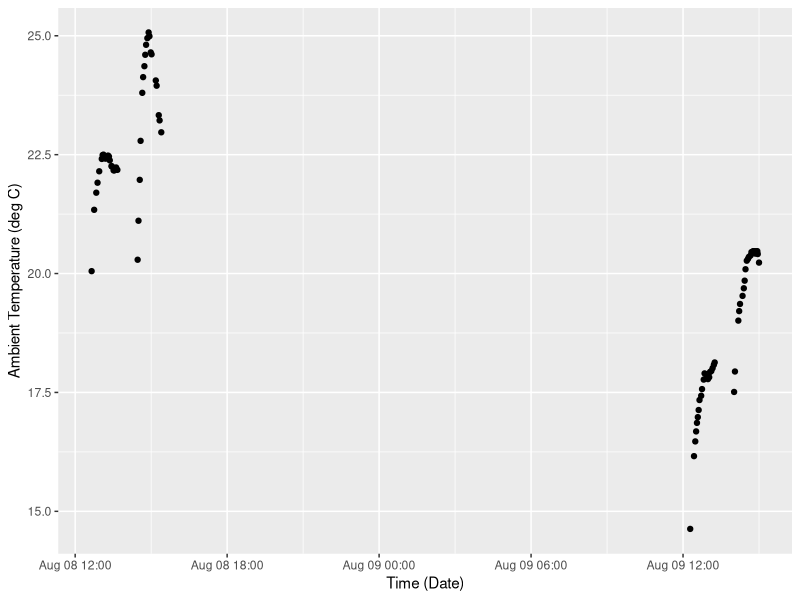
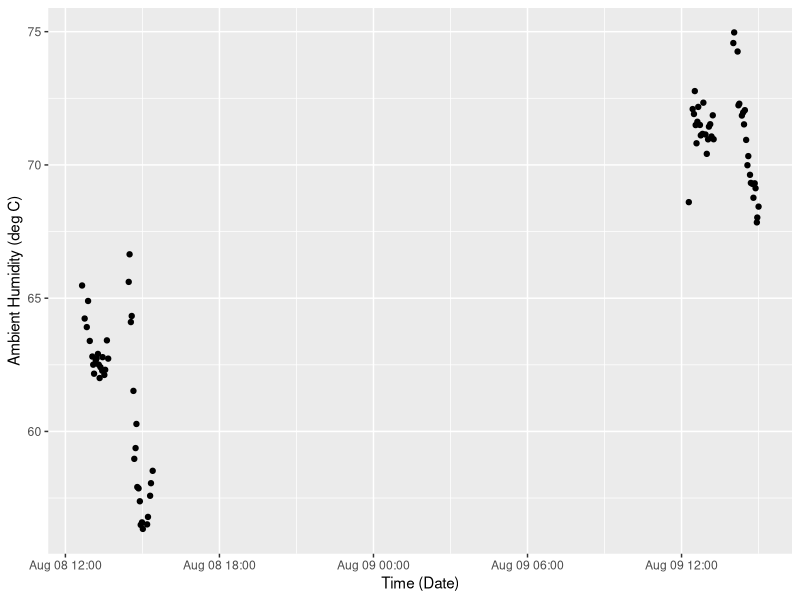
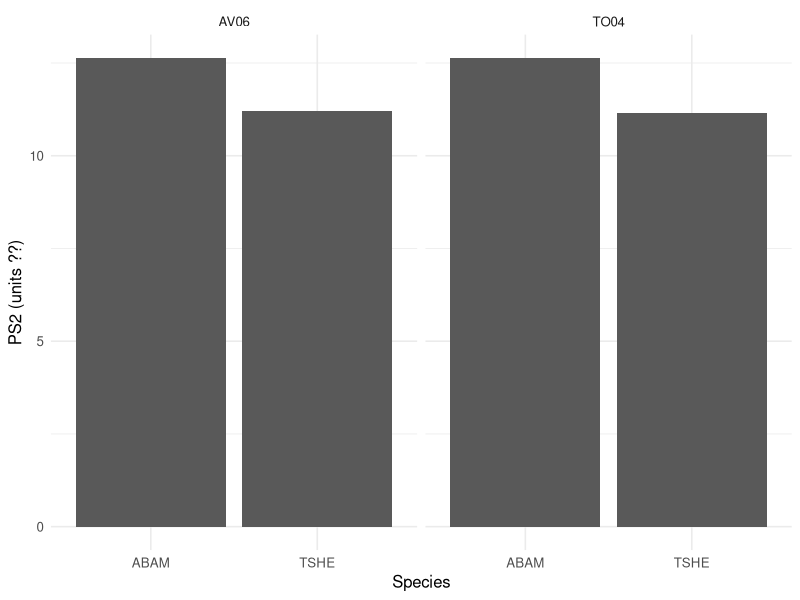
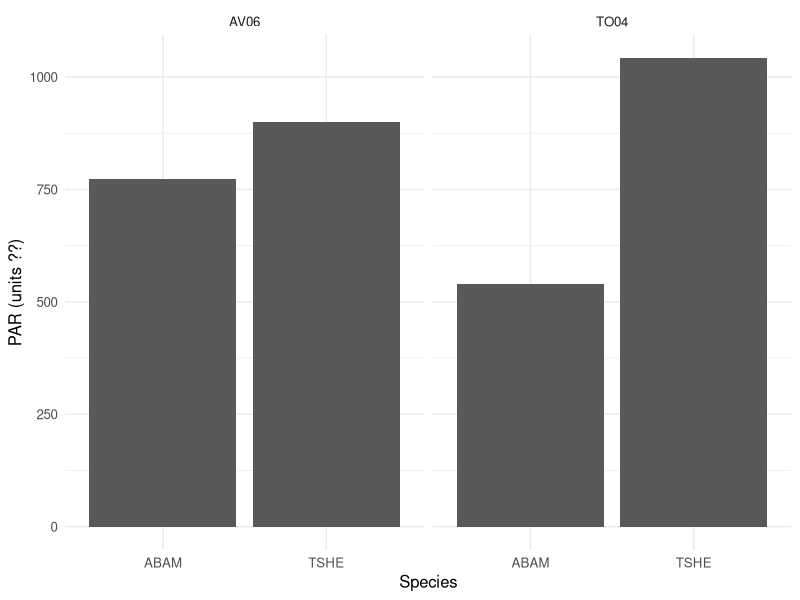
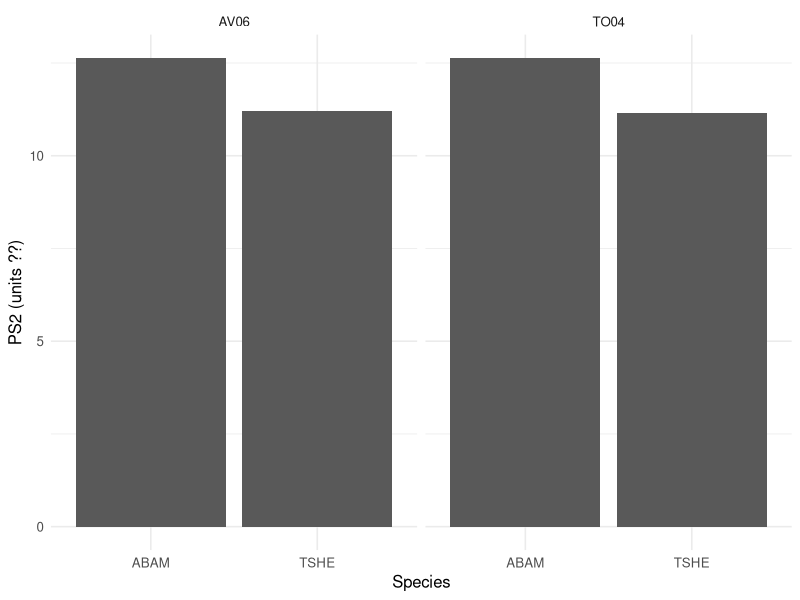
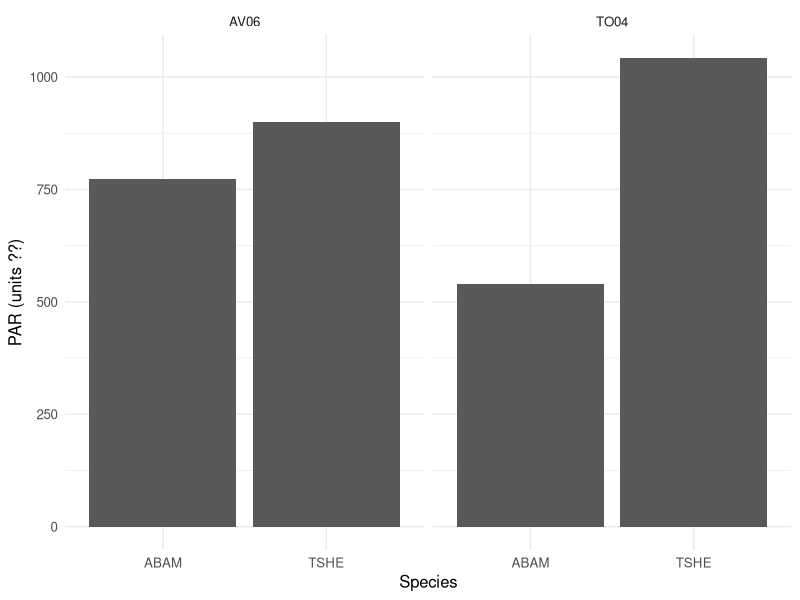

Reproduce these figures in R, in order.
## ---- chunk 1
knitr::opts_chunk$set(echo = TRUE)
## ---- chunk 2
library(tidyverse)
library(lubridate)
## ---- chunk 3
microclimate_photosynq <- read_csv('./data/microclimate_photosynq_data.csv')
summary(microclimate_photosynq)
## ---- chunk 4
head(microclimate_photosynq)
microclimate_photosynq$localdate <- mdy(microclimate_photosynq$Date)
microclimate_photosynq$localdatetime  <- ymd_hms(paste(microclimate_photosynq$localdate,microclimate_photosynq$Time,sep = ' '))

## ---- chunk 5
microclimate_photosynq %>% ggplot(aes(x=localdatetime,y=`Ambient Temperature`)) + geom_point() +
  labs(x="Time (Date)", y="Ambient Temperature (deg C)")

## ---- chunk 6
microclimate_photosynq %>% ggplot(aes(x=localdatetime,y=`Ambient Humidity`)) + geom_point() +
  labs(x="Time (Date)", y="Ambient Humidity (deg C)")

## ---- chunk 7
microclimate_photosynq %>% ggplot() + geom_bar(aes(x=Species,y=Phi2),stat = "identity") + facet_grid(.~Stand) +
  labs(x="Species",y="PS2 (units ??)") + theme_minimal(base_size = 12)
ggsave(filename = "figs/Species-comparisions.png",dpi = 300, width = 4, height = 4, units = "in")
## ---- chunk 8
microclimate_photosynq %>% ggplot() + geom_bar(aes(x=Species,y=`Light Intensity (PAR)`),stat = "identity") + facet_grid(.~Stand) +
  labs(x="Species",y="PAR (units ??)") + theme_minimal(base_size = 12)
ggsave(filename = "figs/Species-comparisions-lightPAR.png",dpi = 300, width = 4, height = 4, units = "in")
## ---- chunk 9
t.test(microclimate_photosynq[microclimate_photosynq$Species=='ABAM',c('Phi2')]$Phi2,
       microclimate_photosynq[microclimate_photosynq$Species=='TSHE',c('Phi2')]$Phi2)
